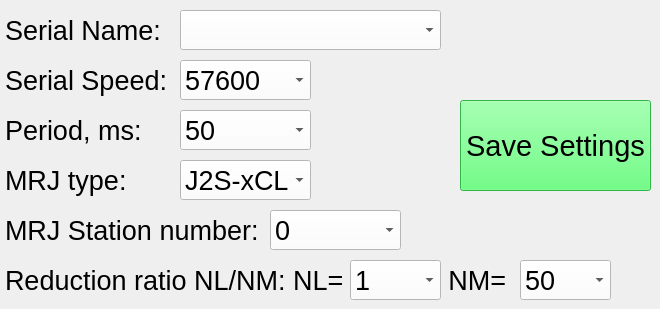
    <widget class="QWidget" name="Tab_Settings">
     <attribute name="title">
      <string>Settings</string>
     </attribute>
     <widget class="QComboBox" name="comboBoxSerialName">
      <property name="geometry">
       <rect>
        <x>180</x>
        <y>10</y>
        <width>261</width>
        <height>40</height>
       </rect>
      </property>
      <property name="font">
       <font>
        <family>Arial</family>
        <pointsize>20</pointsize>
       </font>
      </property>
      <property name="styleSheet">
       <string notr="true">background-color: rgb(255, 255, 255);</string>
      </property>
     </widget>
     <widget class="QComboBox" name="comboBoxSerialSpeed">
      <property name="geometry">
       <rect>
        <x>180</x>
        <y>60</y>
        <width>131</width>
        <height>40</height>
       </rect>
      </property>
      <property name="font">
       <font>
        <family>Arial</family>
        <pointsize>20</pointsize>
       </font>
      </property>
      <property name="styleSheet">
       <string notr="true">background-color: rgb(255, 255, 255);</string>
      </property>
      <item>
       <property name="text">
        <string>57600</string>
       </property>
      </item>
      <item>
       <property name="text">
        <string>38400</string>
       </property>
      </item>
      <item>
       <property name="text">
        <string>19200</string>
       </property>
      </item>
      <item>
       <property name="text">
        <string>9600</string>
       </property>
      </item>
     </widget>
     <widget class="QLabel" name="label_3">
      <property name="geometry">
       <rect>
        <x>5</x>
        <y>10</y>
        <width>161</width>
        <height>40</height>
       </rect>
      </property>
      <property name="font">
       <font>
        <family>Arial</family>
        <pointsize>20</pointsize>
       </font>
      </property>
      <property name="text">
       <string>Serial Name:</string>
      </property>
     </widget>
     <widget class="QLabel" name="label_4">
      <property name="geometry">
       <rect>
        <x>5</x>
        <y>60</y>
        <width>171</width>
        <height>40</height>
       </rect>
      </property>
      <property name="font">
       <font>
        <family>Arial</family>
        <pointsize>20</pointsize>
       </font>
      </property>
      <property name="text">
       <string>Serial Speed:</string>
      </property>
     </widget>
     <widget class="QLabel" name="label_5">
      <property name="geometry">
       <rect>
        <x>5</x>
        <y>110</y>
        <width>151</width>
        <height>40</height>
       </rect>
      </property>
      <property name="font">
       <font>
        <family>Arial</family>
        <pointsize>20</pointsize>
       </font>
      </property>
      <property name="text">
       <string>Period, ms:</string>
      </property>
     </widget>
     <widget class="QPushButton" name="pushButton_Save_Settings">
      <property name="geometry">
       <rect>
        <x>460</x>
        <y>100</y>
        <width>191</width>
        <height>91</height>
       </rect>
      </property>
      <property name="font">
       <font>
        <family>Arial</family>
        <pointsize>22</pointsize>
       </font>
      </property>
      <property name="styleSheet">
       <string notr="true">background-color: rgb(67, 255, 98);</string>
      </property>
      <property name="text">
       <string>Save Settings</string>
      </property>
     </widget>
     <widget class="QLabel" name="label_6">
      <property name="geometry">
       <rect>
        <x>5</x>
        <y>160</y>
        <width>141</width>
        <height>40</height>
       </rect>
      </property>
      <property name="font">
       <font>
        <family>Arial</family>
        <pointsize>20</pointsize>
       </font>
      </property>
      <property name="text">
       <string>MRJ type:</string>
      </property>
     </widget>
     <widget class="QComboBox" name="comboBoxMRJ_type">
      <property name="geometry">
       <rect>
        <x>180</x>
        <y>160</y>
        <width>131</width>
        <height>40</height>
       </rect>
      </property>
      <property name="font">
       <font>
        <family>Arial</family>
        <pointsize>20</pointsize>
       </font>
      </property>
      <property name="styleSheet">
       <string notr="true">background-color: rgb(255, 255, 255);</string>
      </property>
      <item>
       <property name="text">
        <string>J2S-xCL</string>
       </property>
      </item>
      <item>
       <property name="text">
        <string>J2S-xA</string>
       </property>
      </item>
     </widget>
     <widget class="QLabel" name="label_7">
      <property name="geometry">
       <rect>
        <x>5</x>
        <y>210</y>
        <width>261</width>
        <height>40</height>
       </rect>
      </property>
      <property name="font">
       <font>
        <family>Arial</family>
        <pointsize>20</pointsize>
       </font>
      </property>
      <property name="text">
       <string>MRJ Station number:</string>
      </property>
     </widget>
     <widget class="QComboBox" name="comboBoxStation_number">
      <property name="geometry">
       <rect>
        <x>270</x>
        <y>210</y>
        <width>131</width>
        <height>40</height>
       </rect>
      </property>
      <property name="font">
       <font>
        <family>Arial</family>
        <pointsize>20</pointsize>
       </font>
      </property>
      <property name="styleSheet">
       <string notr="true">background-color: rgb(255, 255, 255);</string>
      </property>
      <item>
       <property name="text">
        <string>0</string>
       </property>
      </item>
      <item>
       <property name="text">
        <string>1</string>
       </property>
      </item>
      <item>
       <property name="text">
        <string>2</string>
       </property>
      </item>
      <item>
       <property name="text">
        <string>3</string>
       </property>
      </item>
      <item>
       <property name="text">
        <string>4</string>
       </property>
      </item>
      <item>
       <property name="text">
        <string>5</string>
       </property>
      </item>
      <item>
       <property name="text">
        <string>6</string>
       </property>
      </item>
      <item>
       <property name="text">
        <string>7</string>
       </property>
      </item>
      <item>
       <property name="text">
        <string>8</string>
       </property>
      </item>
      <item>
       <property name="text">
        <string>9</string>
       </property>
      </item>
      <item>
       <property name="text">
        <string>A</string>
       </property>
      </item>
      <item>
       <property name="text">
        <string>B</string>
       </property>
      </item>
      <item>
       <property name="text">
        <string>C</string>
       </property>
      </item>
      <item>
       <property name="text">
        <string>D</string>
       </property>
      </item>
      <item>
       <property name="text">
        <string>E</string>
       </property>
      </item>
     </widget>
     <widget class="QComboBox" name="comboBoxPeriodDate">
      <property name="geometry">
       <rect>
        <x>180</x>
        <y>110</y>
        <width>131</width>
        <height>40</height>
       </rect>
      </property>
      <property name="font">
       <font>
        <family>Arial</family>
        <pointsize>20</pointsize>
       </font>
      </property>
      <property name="styleSheet">
       <string notr="true">background-color: rgb(255, 255, 255);</string>
      </property>
      <item>
       <property name="text">
        <string>50</string>
       </property>
      </item>
      <item>
       <property name="text">
        <string>100</string>
       </property>
      </item>
      <item>
       <property name="text">
        <string>150</string>
       </property>
      </item>
      <item>
       <property name="text">
        <string>200</string>
       </property>
      </item>
      <item>
       <property name="text">
        <string>250</string>
       </property>
      </item>
      <item>
       <property name="text">
        <string>300</string>
       </property>
      </item>
      <item>
       <property name="text">
        <string>350</string>
       </property>
      </item>
      <item>
       <property name="text">
        <string>400</string>
       </property>
      </item>
      <item>
       <property name="text">
        <string>450</string>
       </property>
      </item>
      <item>
       <property name="text">
        <string>500</string>
       </property>
      </item>
      <item>
       <property name="text">
        <string>550</string>
       </property>
      </item>
      <item>
       <property name="text">
        <string>600</string>
       </property>
      </item>
     </widget>
     <widget class="QLabel" name="label_8">
      <property name="geometry">
       <rect>
        <x>5</x>
        <y>260</y>
        <width>541</width>
        <height>40</height>
       </rect>
      </property>
      <property name="font">
       <font>
        <family>Arial</family>
        <pointsize>20</pointsize>
       </font>
      </property>
      <property name="text">
       <string>Reduction ratio NL/NM: NL=            , NM=</string>
      </property>
     </widget>
     <widget class="QComboBox" name="comboBox_NL">
      <property name="geometry">
       <rect>
        <x>350</x>
        <y>260</y>
        <width>91</width>
        <height>40</height>
       </rect>
      </property>
      <property name="font">
       <font>
        <family>Arial</family>
        <pointsize>20</pointsize>
       </font>
      </property>
      <property name="styleSheet">
       <string notr="true">background-color: rgb(255, 255, 255);</string>
      </property>
      <item>
       <property name="text">
        <string>1</string>
       </property>
      </item>
      <item>
       <property name="text">
        <string>2</string>
       </property>
      </item>
      <item>
       <property name="text">
        <string>3</string>
       </property>
      </item>
      <item>
       <property name="text">
        <string>4</string>
       </property>
      </item>
      <item>
       <property name="text">
        <string>5</string>
       </property>
      </item>
      <item>
       <property name="text">
        <string>6</string>
       </property>
      </item>
      <item>
       <property name="text">
        <string>7</string>
       </property>
      </item>
      <item>
       <property name="text">
        <string>8</string>
       </property>
      </item>
      <item>
       <property name="text">
        <string>9</string>
       </property>
      </item>
      <item>
       <property name="text">
        <string>10</string>
       </property>
      </item>
      <item>
       <property name="text">
        <string>11</string>
       </property>
      </item>
      <item>
       <property name="text">
        <string>12</string>
       </property>
      </item>
      <item>
       <property name="text">
        <string>13</string>
       </property>
      </item>
      <item>
       <property name="text">
        <string>14</string>
       </property>
      </item>
      <item>
       <property name="text">
        <string>15</string>
       </property>
      </item>
      <item>
       <property name="text">
        <string>16</string>
       </property>
      </item>
      <item>
       <property name="text">
        <string>17</string>
       </property>
      </item>
      <item>
       <property name="text">
        <string>18</string>
       </property>
      </item>
      <item>
       <property name="text">
        <string>19</string>
       </property>
      </item>
      <item>
       <property name="text">
        <string>20</string>
       </property>
      </item>
      <item>
       <property name="text">
        <string>21</string>
       </property>
      </item>
      <item>
       <property name="text">
        <string>22</string>
       </property>
      </item>
      <item>
       <property name="text">
        <string>23</string>
       </property>
      </item>
      <item>
       <property name="text">
        <string>24</string>
       </property>
      </item>
      <item>
       <property name="text">
        <string>25</string>
       </property>
      </item>
      <item>
       <property name="text">
        <string>26</string>
       </property>
      </item>
      <item>
       <property name="text">
        <string>27</string>
       </property>
      </item>
      <item>
       <property name="text">
        <string>28</string>
       </property>
      </item>
      <item>
       <property name="text">
        <string>29</string>
       </property>
      </item>
      <item>
       <property name="text">
        <string>30</string>
       </property>
      </item>
      <item>
       <property name="text">
        <string>31</string>
       </property>
      </item>
      <item>
       <property name="text">
        <string>32</string>
       </property>
      </item>
      <item>
       <property name="text">
        <string>33</string>
       </property>
      </item>
      <item>
       <property name="text">
        <string>34</string>
       </property>
      </item>
      <item>
       <property name="text">
        <string>35</string>
       </property>
      </item>
      <item>
       <property name="text">
        <string>36</string>
       </property>
      </item>
      <item>
       <property name="text">
        <string>37</string>
       </property>
      </item>
      <item>
       <property name="text">
        <string>38</string>
       </property>
      </item>
      <item>
       <property name="text">
        <string>39</string>
       </property>
      </item>
      <item>
       <property name="text">
        <string>40</string>
       </property>
      </item>
      <item>
       <property name="text">
        <string>41</string>
       </property>
      </item>
      <item>
       <property name="text">
        <string>42</string>
       </property>
      </item>
      <item>
       <property name="text">
        <string>43</string>
       </property>
      </item>
      <item>
       <property name="text">
        <string>44</string>
       </property>
      </item>
      <item>
       <property name="text">
        <string>45</string>
       </property>
      </item>
      <item>
       <property name="text">
        <string>46</string>
       </property>
      </item>
      <item>
       <property name="text">
        <string>47</string>
       </property>
      </item>
      <item>
       <property name="text">
        <string>48</string>
       </property>
      </item>
      <item>
       <property name="text">
        <string>49</string>
       </property>
      </item>
      <item>
       <property name="text">
        <string>50</string>
       </property>
      </item>
      <item>
       <property name="text">
        <string>51</string>
       </property>
      </item>
      <item>
       <property name="text">
        <string>52</string>
       </property>
      </item>
      <item>
       <property name="text">
        <string>53</string>
       </property>
      </item>
      <item>
       <property name="text">
        <string>54</string>
       </property>
      </item>
      <item>
       <property name="text">
        <string>55</string>
       </property>
      </item>
      <item>
       <property name="text">
        <string>56</string>
       </property>
      </item>
      <item>
       <property name="text">
        <string>57</string>
       </property>
      </item>
      <item>
       <property name="text">
        <string>58</string>
       </property>
      </item>
      <item>
       <property name="text">
        <string>59</string>
       </property>
      </item>
      <item>
       <property name="text">
        <string>60</string>
       </property>
      </item>
      <item>
       <property name="text">
        <string>61</string>
       </property>
      </item>
      <item>
       <property name="text">
        <string>62</string>
       </property>
      </item>
      <item>
       <property name="text">
        <string>63</string>
       </property>
      </item>
      <item>
       <property name="text">
        <string>64</string>
       </property>
      </item>
      <item>
       <property name="text">
        <string>65</string>
       </property>
      </item>
      <item>
       <property name="text">
        <string>66</string>
       </property>
      </item>
      <item>
       <property name="text">
        <string>67</string>
       </property>
      </item>
      <item>
       <property name="text">
        <string>68</string>
       </property>
      </item>
      <item>
       <property name="text">
        <string>69</string>
       </property>
      </item>
      <item>
       <property name="text">
        <string>70</string>
       </property>
      </item>
      <item>
       <property name="text">
        <string>71</string>
       </property>
      </item>
      <item>
       <property name="text">
        <string>72</string>
       </property>
      </item>
      <item>
       <property name="text">
        <string>73</string>
       </property>
      </item>
      <item>
       <property name="text">
        <string>74</string>
       </property>
      </item>
      <item>
       <property name="text">
        <string>75</string>
       </property>
      </item>
      <item>
       <property name="text">
        <string>76</string>
       </property>
      </item>
      <item>
       <property name="text">
        <string>77</string>
       </property>
      </item>
      <item>
       <property name="text">
        <string>78</string>
       </property>
      </item>
      <item>
       <property name="text">
        <string>79</string>
       </property>
      </item>
      <item>
       <property name="text">
        <string>80</string>
       </property>
      </item>
     </widget>
     <widget class="QComboBox" name="comboBox_NM">
      <property name="geometry">
       <rect>
        <x>520</x>
        <y>260</y>
        <width>91</width>
        <height>40</height>
       </rect>
      </property>
      <property name="font">
       <font>
        <family>Arial</family>
        <pointsize>20</pointsize>
       </font>
      </property>
      <property name="styleSheet">
       <string notr="true">background-color: rgb(255, 255, 255);</string>
      </property>
      <property name="currentText">
       <string>50</string>
      </property>
      <property name="currentIndex">
       <number>49</number>
      </property>
      <item>
       <property name="text">
        <string>1</string>
       </property>
      </item>
      <item>
       <property name="text">
        <string>2</string>
       </property>
      </item>
      <item>
       <property name="text">
        <string>3</string>
       </property>
      </item>
      <item>
       <property name="text">
        <string>4</string>
       </property>
      </item>
      <item>
       <property name="text">
        <string>5</string>
       </property>
      </item>
      <item>
       <property name="text">
        <string>6</string>
       </property>
      </item>
      <item>
       <property name="text">
        <string>7</string>
       </property>
      </item>
      <item>
       <property name="text">
        <string>8</string>
       </property>
      </item>
      <item>
       <property name="text">
        <string>9</string>
       </property>
      </item>
      <item>
       <property name="text">
        <string>10</string>
       </property>
      </item>
      <item>
       <property name="text">
        <string>11</string>
       </property>
      </item>
      <item>
       <property name="text">
        <string>12</string>
       </property>
      </item>
      <item>
       <property name="text">
        <string>13</string>
       </property>
      </item>
      <item>
       <property name="text">
        <string>14</string>
       </property>
      </item>
      <item>
       <property name="text">
        <string>15</string>
       </property>
      </item>
      <item>
       <property name="text">
        <string>16</string>
       </property>
      </item>
      <item>
       <property name="text">
        <string>17</string>
       </property>
      </item>
      <item>
       <property name="text">
        <string>18</string>
       </property>
      </item>
      <item>
       <property name="text">
        <string>19</string>
       </property>
      </item>
      <item>
       <property name="text">
        <string>20</string>
       </property>
      </item>
      <item>
       <property name="text">
        <string>21</string>
       </property>
      </item>
      <item>
       <property name="text">
        <string>22</string>
       </property>
      </item>
      <item>
       <property name="text">
        <string>23</string>
       </property>
      </item>
      <item>
       <property name="text">
        <string>24</string>
       </property>
      </item>
      <item>
       <property name="text">
        <string>25</string>
       </property>
      </item>
      <item>
       <property name="text">
        <string>26</string>
       </property>
      </item>
      <item>
       <property name="text">
        <string>27</string>
       </property>
      </item>
      <item>
       <property name="text">
        <string>28</string>
       </property>
      </item>
      <item>
       <property name="text">
        <string>29</string>
       </property>
      </item>
      <item>
       <property name="text">
        <string>30</string>
       </property>
      </item>
      <item>
       <property name="text">
        <string>31</string>
       </property>
      </item>
      <item>
       <property name="text">
        <string>32</string>
       </property>
      </item>
      <item>
       <property name="text">
        <string>33</string>
       </property>
      </item>
      <item>
       <property name="text">
        <string>34</string>
       </property>
      </item>
      <item>
       <property name="text">
        <string>35</string>
       </property>
      </item>
      <item>
       <property name="text">
        <string>36</string>
       </property>
      </item>
      <item>
       <property name="text">
        <string>37</string>
       </property>
      </item>
      <item>
       <property name="text">
        <string>38</string>
       </property>
      </item>
      <item>
       <property name="text">
        <string>39</string>
       </property>
      </item>
      <item>
       <property name="text">
        <string>40</string>
       </property>
      </item>
      <item>
       <property name="text">
        <string>41</string>
       </property>
      </item>
      <item>
       <property name="text">
        <string>42</string>
       </property>
      </item>
      <item>
       <property name="text">
        <string>43</string>
       </property>
      </item>
      <item>
       <property name="text">
        <string>44</string>
       </property>
      </item>
      <item>
       <property name="text">
        <string>45</string>
       </property>
      </item>
      <item>
       <property name="text">
        <string>46</string>
       </property>
      </item>
      <item>
       <property name="text">
        <string>47</string>
       </property>
      </item>
      <item>
       <property name="text">
        <string>48</string>
       </property>
      </item>
      <item>
       <property name="text">
        <string>49</string>
       </property>
      </item>
      <item>
       <property name="text">
        <string>50</string>
       </property>
      </item>
      <item>
       <property name="text">
        <string>51</string>
       </property>
      </item>
      <item>
       <property name="text">
        <string>52</string>
       </property>
      </item>
      <item>
       <property name="text">
        <string>53</string>
       </property>
      </item>
      <item>
       <property name="text">
        <string>54</string>
       </property>
      </item>
      <item>
       <property name="text">
        <string>55</string>
       </property>
      </item>
      <item>
       <property name="text">
        <string>56</string>
       </property>
      </item>
      <item>
       <property name="text">
        <string>57</string>
       </property>
      </item>
      <item>
       <property name="text">
        <string>58</string>
       </property>
      </item>
      <item>
       <property name="text">
        <string>59</string>
       </property>
      </item>
      <item>
       <property name="text">
        <string>60</string>
       </property>
      </item>
      <item>
       <property name="text">
        <string>61</string>
       </property>
      </item>
      <item>
       <property name="text">
        <string>62</string>
       </property>
      </item>
      <item>
       <property name="text">
        <string>63</string>
       </property>
      </item>
      <item>
       <property name="text">
        <string>64</string>
       </property>
      </item>
      <item>
       <property name="text">
        <string>65</string>
       </property>
      </item>
      <item>
       <property name="text">
        <string>66</string>
       </property>
      </item>
      <item>
       <property name="text">
        <string>67</string>
       </property>
      </item>
      <item>
       <property name="text">
        <string>68</string>
       </property>
      </item>
      <item>
       <property name="text">
        <string>69</string>
       </property>
      </item>
      <item>
       <property name="text">
        <string>70</string>
       </property>
      </item>
      <item>
       <property name="text">
        <string>71</string>
       </property>
      </item>
      <item>
       <property name="text">
        <string>72</string>
       </property>
      </item>
      <item>
       <property name="text">
        <string>73</string>
       </property>
      </item>
      <item>
       <property name="text">
        <string>74</string>
       </property>
      </item>
      <item>
       <property name="text">
        <string>75</string>
       </property>
      </item>
      <item>
       <property name="text">
        <string>76</string>
       </property>
      </item>
      <item>
       <property name="text">
        <string>77</string>
       </property>
      </item>
      <item>
       <property name="text">
        <string>78</string>
       </property>
      </item>
      <item>
       <property name="text">
        <string>79</string>
       </property>
      </item>
      <item>
       <property name="text">
        <string>80</string>
       </property>
      </item>
     </widget>
    </widget>
